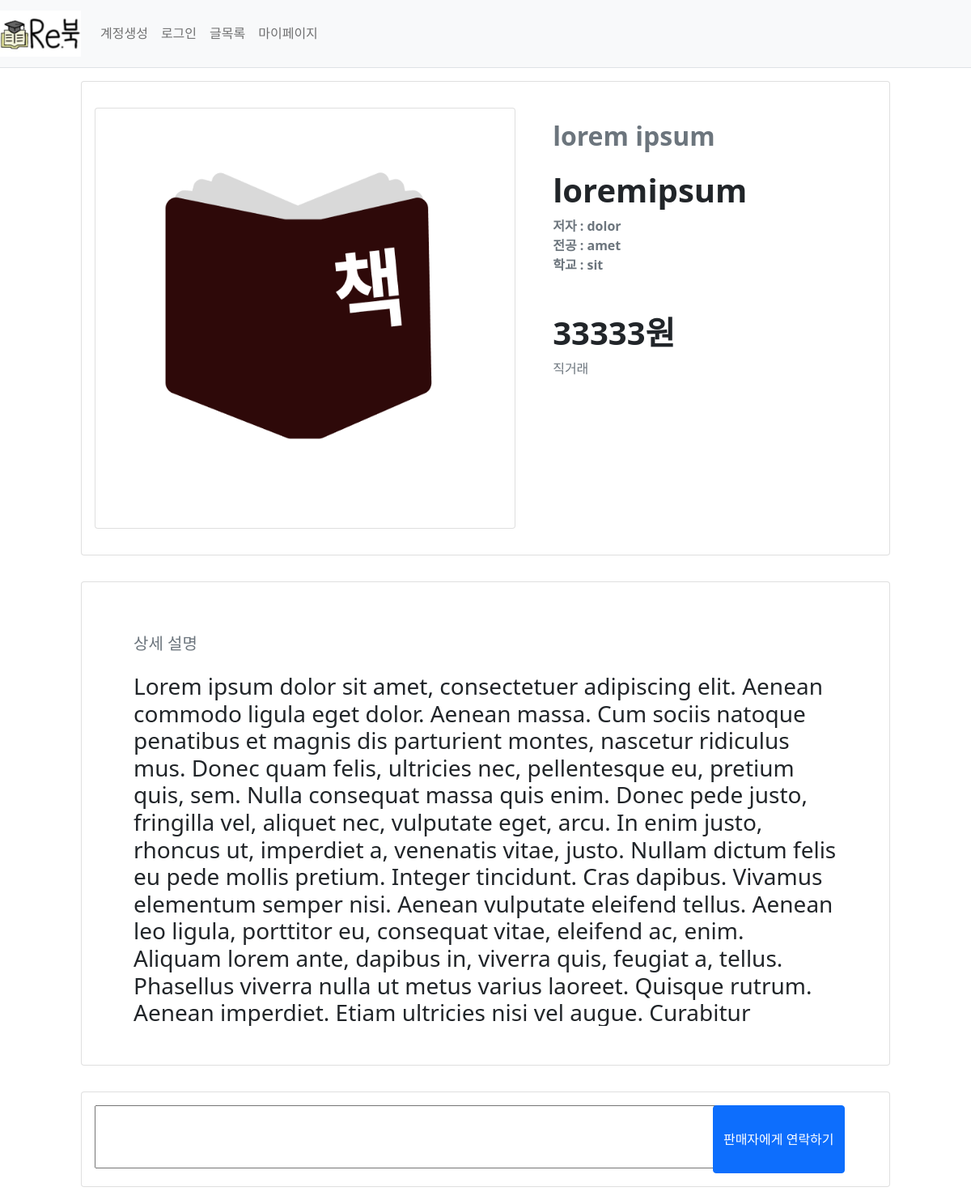
The page /post/detail/12 on the database its author committed.
### webproject/models.py (models this page shows)
class Post(db.Model): #판매페이지
    id = db.Column(db.Integer, primary_key=True)
    subject = db.Column(db.String(200), nullable=False)
    content = db.Column(db.Text(),nullable=False)
    isparcel = db.Column(db.Boolean(), nullable=True,server_default='True')  # True: 택배, False: 직거래
    create_date = db.Column(db.DateTime(), nullable=False)
    img_path = db.Column(db.String(), nullable=True, server_default='1')  # 요거는 나중에 추가해보자
    book_info_id = db.Column(db.Integer, db.ForeignKey('bookinfo.id', ondelete='CASCADE'))
    book = db.relationship('BookInfo', backref=db.backref('post_set'))
    user_id = db.Column(db.Integer, db.ForeignKey('user.id', ondelete='CASCADE'), nullable=False)
    user = db.relationship('User', backref=db.backref('post_set'))

class BookInfo(db.Model): # 책 정보
    __tablename__ = 'bookinfo'
    id = db.Column(db.Integer, primary_key=True)
    name = db.Column(db.String(200),nullable=False) #책이름
    author = db.Column(db.String(200),nullable=False) #저자
    school = db.Column(db.String(200),nullable=False) #학교
    department = db.Column(db.String(200),nullable=False) #학과
    price = db.Column(db.Integer, nullable=False)

class User(db.Model):
    id = db.Column(db.Integer, primary_key =True)
    username = db.Column(db.String(150), unique=True, nullable=False)
    password = db.Column(db.String(200), nullable=False)
    email = db.Column(db.String(120), unique=True, nullable=False)

### webproject/views/post_views.py (the view)
@bp.route('/detail/<int:post_id>')
def detail(post_id):
    post = Post.query.get_or_404(post_id)
    book = BookInfo.query.get(post.book_info_id)
    return render_template('post/post_detail.html', post=post, book=book)

### webproject/views/auth_views.py (called while the page is built)
@bp.before_app_request
def load_logged_in_user():
    user_id=session.get('user_id')
    if user_id is None:
        g.user = None
    else:
        g.user = User.query.get(user_id)

@bp.before_app_request
def load_logged_in_user():
    user_id=session.get('user_id')
    if user_id is None:
        g.user = None
    else:
        g.user = User.query.get(user_id)

### webproject/templates/post/post_detail.html (shortened to what this page needs)
{% extends 'base.html' %}
{% block content%}
<div class="d-flex justify-content-center">
    <div class="card mb-3 mt-3" style="width: 1000px;">
        <div class="row g-0">
        <div class="col-md-7">
            <div class="card-body">
                <div class="card mb-3 mt-3 "  style="width: 520px; height: 520px;">
                    <img src="{{post.img_path}}" width="500px" height="500px" class="rounded mt-2 ms-2">
                </div>
            </div>
        </div>
            <div class="col md-3 position-relative">
                <div class="mt-5">
                    <h2 class="text-muted mb-4"><b>{{ post.subject }}</b></h2>
                    <div class="mb-5">
                    <h1 class="mb-2"><b>{{book.name}}</b></h1>
                    <p class="text-muted mb-0"><b>저자 : {{book.author}}</b></p>
                    <p class="text-muted mb-0"><b>전공 : {{book.department}}</b></p>
                    <p class="text-muted mb-0"><b>학교 : {{book.school}}</b></p>
                    </div>
                    <span>
                        <h1><b>{{book.price}}원</b></h1>
                        {% if post.isparcel %}
                        <p class="text-muted mt-0 mb-0">택배</p>
                        {%else%}
                        <p class="text-muted mt-0 mb-0">직거래</p>
                        {% endif %}
                    </span>
                </div>
            </div>
        </div>
        </div>
</div>
<div class="d-flex justify-content-center">
    <div class="card mb-3 mt-3" style="width: 1000px;">
        <div class="card-body mt-5 ms-5 me-5 mb-5" style="height: 500px; overflow-y:scroll;">
            <h5 class="text-muted mb-4" >상세 설명</h5>
            <h3>{{post.content}}</h3>
        </div>
    </div>
</div>
<div class="d-flex justify-content-center">
    <div class="card mb-3 mt-3" style="width: 1000px;">
        <div class="card-body">
                   <form action="{{url_for('reply.create',post_id=post.id)}}" method="post">
                       <div class="row g-0">
                       <div class="col-md-9" ><textarea {% if g.user.id == post.user.id %}disabled{%endif%} name="content" id="content" rows="3" cols="90em" required></textarea></div>
                           <div class="col-md-3 d-flex justify-content-center" style="height:auto;"><input class="btn btn-primary " type="submit" value="판매자에게 연락하기"></div>
                       </div>
                    </form>
        </div>
    </div>
    </div>
{%endblock%}

### rows shown on the page
Post: img_path (picture), subject "lorem ipsum", content "Lorem ipsum dolor sit amet, consectetuer adipiscing elit. Aenean commodo ligula eget dolor. Aenean massa. Cum sociis natoque penatibus et magnis dis parturient montes, nascetur ridiculus mus. Donec quam felis, ultricies nec, pellentesque eu, pretium quis, sem. Nulla consequat massa quis enim. Donec pede justo, fringilla vel, aliquet nec, vulputate eget, arcu. In enim justo, rhoncus ut, imperdiet a, venenatis vitae, justo. Nullam dictum felis eu pede mollis pretium. Integer tincidunt. Cras dapibus. Vivamus elementum semper nisi. Aenean vulputate eleifend tellus. Aenean leo ligula, porttitor eu, consequat vitae, eleifend ac, enim. Aliquam lorem ante, dapibus in, viverra quis, feugiat a,…"
BookInfo: name "loremipsum", author "dolor", department "amet", school "sit", price "33333"
